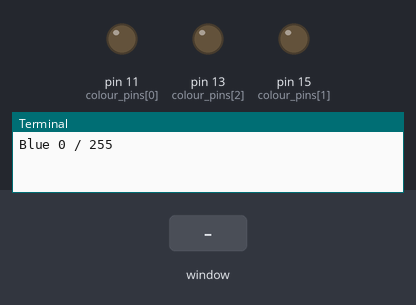
The program below on a simulated Raspberry Pi (header pin numbers). Shown: output pins drawn as LEDs (lit = HIGH), the last lines printed to the terminal. Inputs (shaded band) come from the test bench. The desktop window is not drawn, its controls go by their first labels and the mouse button is held 0.15 s.

Above: at 1.2 s.
1.3 s: slider 1 in the window set to 128
At 2.5 s:
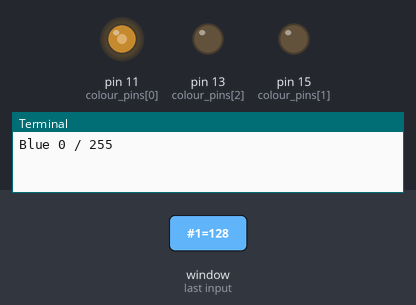
3.0 s: slider 1 in the window set to 0
At 3.7 s:
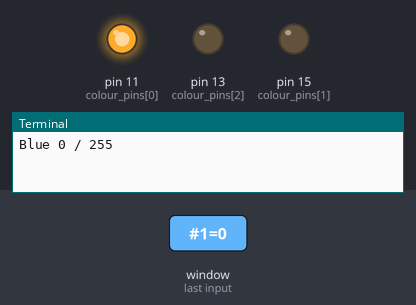
4.5 s: slider 1 in the window set to 191
At 4.9 s:
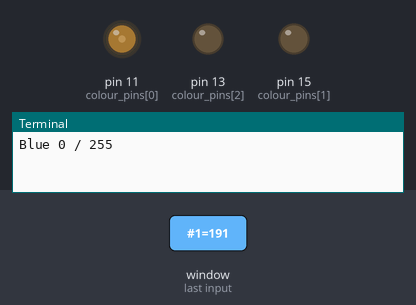
6.0 s: slider 2 in the window set to 128
At 7.2 s:
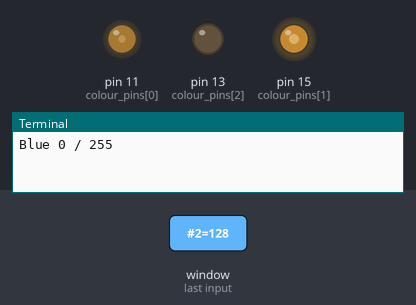
7.5 s: slider 2 in the window set to 0
At 8.6 s:
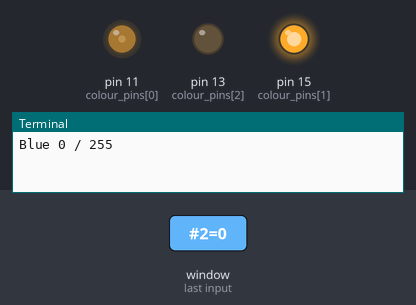
9.1 s: slider 2 in the window set to 191
At 9.8 s:
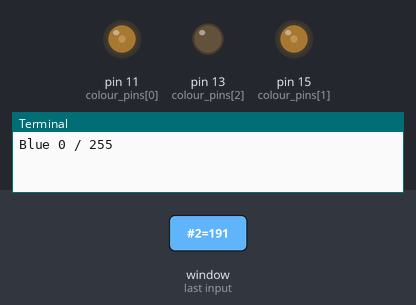
Timing chart, 0 to 11.6 s (numbered marks = the images above; inputs shaded):
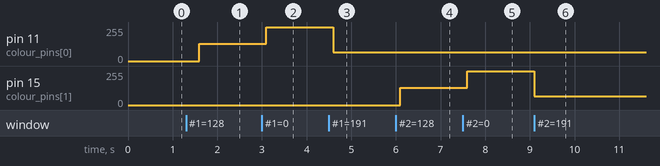

Measured:
- after the input at 1.3 s, pin 11 (colour_pins[0]): 0/255 → 128/255 after 0.29 s
- after the input at 3.0 s, pin 11 (colour_pins[0]): 128/255 → 255/255 after 0.09 s
- after the input at 4.5 s, pin 11 (colour_pins[0]): 255/255 → 64/255 after 0.09 s
- after the input at 6.0 s, pin 15 (colour_pins[1]): 0/255 → 128/255 after 0.10 s
- after the input at 7.5 s, pin 15 (colour_pins[1]): 128/255 → 255/255 after 0.10 s
- after the input at 9.1 s, pin 15 (colour_pins[1]): 255/255 → 64/255 at once

The program:

RGB_LED_Control.py
```python
from tkinter import *
import RPi.GPIO as GPIO
import time

##### NOTES #####
# The common anode pin connects to the 3.3V rail
# Duty cycle values need to be inverted because the LED is common anode
# Higher duty cycle reduces the voltage difference between the GPIO pin and the 3.3V rail

# Resistors:
#   Red: 200 Ω
#   Green: 100 Ω
#   Blue: 100 Ω

colour_pins = [11, 15, 13] # Red, Green, Blue


def setup():    # Initiates the GPIO pins and pwm
    global pwmR, pwmG, pwmB
    GPIO.setmode(GPIO.BOARD)

    for i in colour_pins:         # Sets pin mode and state for all 3 LED pins
        GPIO.setup(i, GPIO.OUT)
        GPIO.output(i, GPIO.LOW)

    pwmR = GPIO.PWM(colour_pins[0], 8000)
    pwmG = GPIO.PWM(colour_pins[1], 8000)
    pwmB = GPIO.PWM(colour_pins[2], 8000)

    pwmR.start(0)
    pwmG.start(0)
    pwmB.start(0)


def setColour(r_in, g_in, b_in): # 0 ~ 255 values
    r = round(((255 - r_in) / 255) * 100)
    g = round(((255 - g_in) / 255) * 100)
    b = round(((255 - b_in) / 255) * 100)

    pwmR.ChangeDutyCycle(r)
    print("Red " + str(r) + " / " + str(r_in))

    pwmG.ChangeDutyCycle(g)
    print("Green " + str(g) + " / " + str(g_in))

    pwmB.ChangeDutyCycle(b)
    print("Blue " + str(b) + " / " + str(b_in))

    print("\n")


def shutdown():
    pwmR.stop()
    pwmG.stop()
    pwmB.stop()
    GPIO.cleanup()
    window.destroy()
    exit()


# Program start

setup()

window = Tk()
window.title("RGB LED Control")
window.geometry("280x360")

# Create the widgets
red_label = Label(window, text="Red")
red_slider = Scale(window, from_=255, to=0, length=300, resolution=1, orient=VERTICAL)

green_label = Label(window, text="Green")
green_slider = Scale(window, from_=255, to=0, length=300, resolution=1, orient=VERTICAL)

blue_label = Label(window, text="Blue")
blue_slider = Scale(window, from_=255, to=0, length=300, resolution=1, orient=VERTICAL)

# Place the widgets on a grid
red_label.grid(row=0, column=0, padx=(60, 0))
red_slider.grid(row=1, column=0, padx=(30, 0))

green_label.grid(row=0, column=1, padx=(25, 0))
green_slider.grid(row=1, column=1)

blue_label.grid(row=0, column=2, padx=(26, 0))
blue_slider.grid(row=1, column=2)


leave = Button(window, text="Exit", command = shutdown).grid(row=2, column=1, padx=(30, 0))

LOOP_ACTIVE = True
while LOOP_ACTIVE:
    window.update()

    # Display colour here
    setColour(red_slider.get(), green_slider.get(), blue_slider.get())
    time.sleep(0.5)
```
